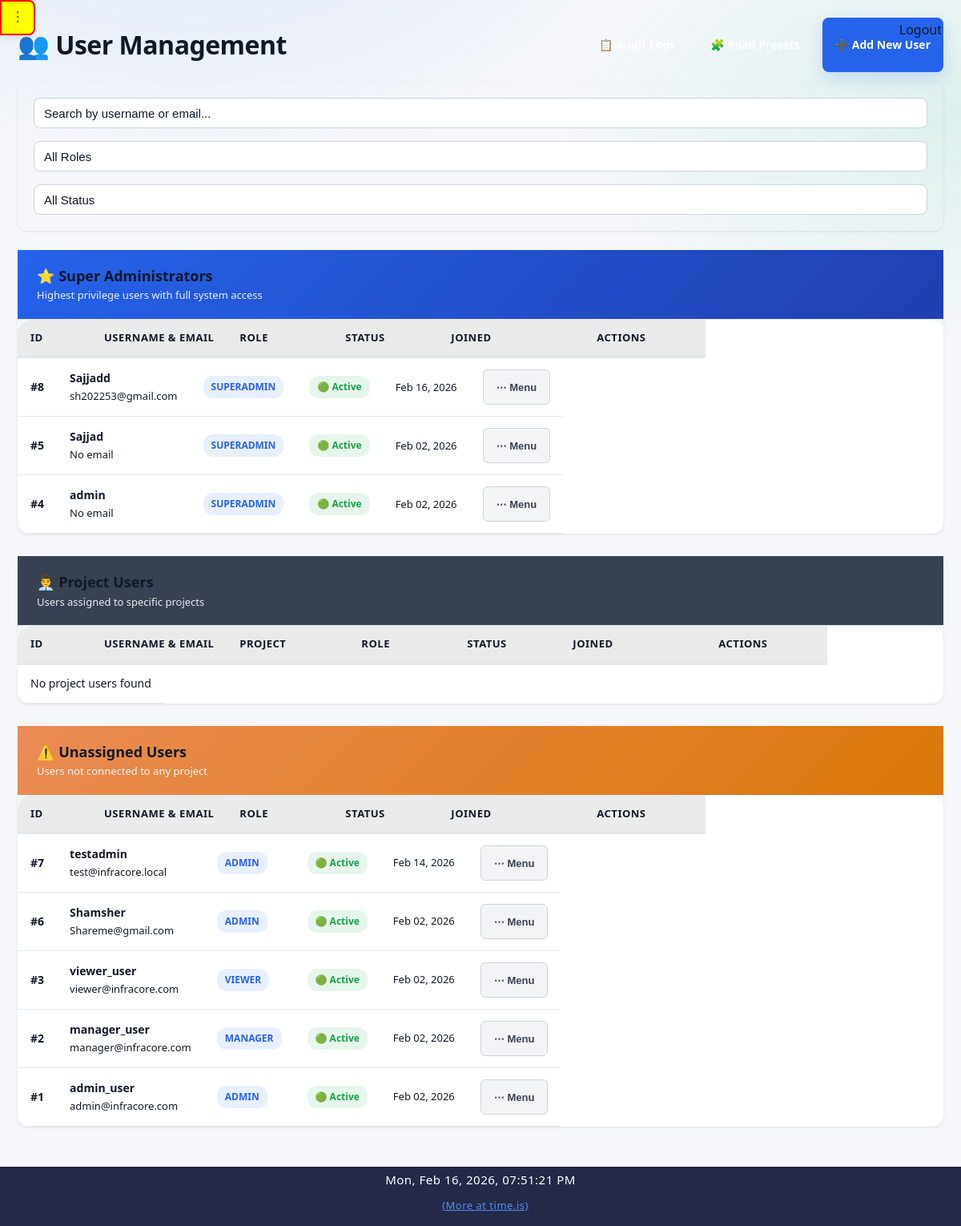
/admin/users (signed in), run on the app's committed database.
### app/models/user.py (models this page shows)
class User(Base):
    __tablename__ = "users"
    id = Column(Integer, primary_key=True, index=True)
    username = Column(String, unique=True, index=True, nullable=False)
    password_hash = Column(String, nullable=False)
    email = Column(String(255), unique=True, index=True, nullable=True)
    role = Column(String, default="user")
    is_active = Column(Boolean, default=True, nullable=False)
    created_at = Column(DateTime, default=datetime.utcnow, nullable=False)
    updated_at = Column(
        DateTime,
        default=datetime.utcnow,
        onupdate=datetime.utcnow,
        nullable=False
    )

### app/routes/admin.py (the view)
@router.get("/users", response_class=HTMLResponse)
def users_list(request: Request, db: Session = Depends(get_db)):
    admin = admin_guard(request)
    if not admin:
        return RedirectResponse("/dashboard", status_code=302)
    superadmins = (
        db.query(User)
        .filter(User.role == "superadmin")
        .order_by(User.id.desc())
        .all()
    )
    assigned_ids = {
        r[0]
        for r in (
            db.query(ProjectUser.user_id)
            .filter(ProjectUser.user_id.isnot(None))
            .distinct()
            .all()
        )
        if r and r[0] is not None
    }
    assigned_ids |= {
        r[0]
        for r in (
            db.query(Project.created_by)
            .filter(Project.created_by.isnot(None))
            .distinct()
            .all()
        )
        if r and r[0] is not None
    }
    base_users = db.query(User).filter(User.role != "superadmin")
    project_users = (
        base_users.filter(User.id.in_(assigned_ids)).order_by(User.id.desc()).all()
        if assigned_ids
        else []
    )
    unassigned_users = (
        base_users.filter(~User.id.in_(assigned_ids)).order_by(User.id.desc()).all()
        if assigned_ids
        else base_users.order_by(User.id.desc()).all()
    )
    projects = []
    if admin["role"] == "superadmin":
        all_projects = db.query(Project).order_by(Project.name.asc()).all()
        print("[DEBUG] All projects:", [(p.id, p.name) for p in all_projects])
        for project in all_projects:
            project_user_links = db.query(ProjectUser).filter(ProjectUser.project_id == project.id).all()
            users = []
            for pu in project_user_links:
                user_obj = db.query(User).filter(User.id == pu.user_id).first()
                if user_obj:
                    users.append(user_obj)
            print(f"[DEBUG] Project {project.id} ({project.name}) users:", [u.username for u in users])
            projects.append({"id": project.id, "name": project.name, "users": users})
        html = templates.get_template("admin/users_list.html").render(
            request=request,
            title="User Management",
            superadmins=superadmins,
            projects=projects,
            unassigned_users=unassigned_users,
            user=admin,
        )
    else:
        project_users_with_name = []
        for u in project_users:
            pu = db.query(ProjectUser).filter(ProjectUser.user_id == u.id).first()
            pname = db.query(Project.name).filter(Project.id == pu.project_id).scalar() if pu else ""
            u.project_name = pname
            project_users_with_name.append(u)
        html = templates.get_template("admin/users_list.html").render(
            request=request,
            title="User Management",
            superadmins=superadmins,
            project_users=project_users_with_name,
            unassigned_users=unassigned_users,
            user=admin,
        )
    return HTMLResponse(content=html)

### app/templates/admin/users_list.html (shortened to what this page needs)
{% extends "base.html" %}
{% block content %}
<div class="users-container">
    <div class="page-header">
        <h1 class="page-title">👥 User Management</h1>
        <div class="header-actions">
            <a href="/admin/logs" class="btn btn-secondary">📋 Audit Logs</a>
            <a href="/admin/presets/road" class="btn btn-secondary">🧩 Road Presets</a>
            <a href="/admin/users/new" class="btn btn-primary">➕ Add New User</a>
        </div>
    </div>
    <div class="search-filter-bar">
        <input type="text" id="searchInput" class="search-input" placeholder="Search by username or email..." />
        <select id="roleFilter" class="filter-select">
            <option value="">All Roles</option>
        </select>
        <select id="statusFilter" class="filter-select">
            <option value="">All Status</option>
        </select>
    </div>
    <div class="users-section">
        <div class="section-header">
            <h2 class="section-title">⭐ Super Administrators</h2>
            <p class="section-subtitle">Highest privilege users with full system access</p>
        </div>
        <div class="table-container">
            <table class="table" id="superAdminsTable">
                <thead>
                    <tr>
                        <th style="width: 60px;">ID</th>
                        <th style="flex: 1;">Username & Email</th>
                        <th style="width: 100px;">Role</th>
                        <th style="width: 100px;">Status</th>
                        <th style="width: 150px;">Joined</th>
                        <th style="width: 120px;">Actions</th>
                    </tr>
                </thead>
                <tbody>
                    {% if superadmins and superadmins|length > 0 %}
                        {% for u in superadmins %}
                            <tr data-user-role="{{ u.role }}" data-user-status="{% if u.is_active %}active{% else %}disabled{% endif %}">
                                <td><strong>#{{ u.id }}</strong></td>
                                <td>
                                    <div class="user-cell">
                                        <div class="user-name">{{ u.username }}</div>
                                        <div class="user-email">{{ u.email or 'No email' }}</div>
                                    </div>
                                </td>
                                <td><span class="badge badge-info">{{ u.role | upper }}</span></td>
                                <td>
                                    {% if u.is_active %}
                                        <span class="badge badge-success">🟢 Active</span>
                                    {% else %}
                                        <span class="badge badge-danger">🔴 Disabled</span>
                                    {% endif %}
                                </td>
                                <td style="font-size: 13px; color: var(--text-secondary);">
                                    {{ u.created_at.strftime('%b %d, %Y') if u.created_at else 'N/A' }}
                                </td>
                                <td>
                                    <div class="action-dropdown">
                                        <button class="action-btn">⋯ Menu</button>
                                    </div>
                                </td>
                            </tr>
                        {% endfor %}
                    {% else %}
                        <tr>
                            <td colspan="6" class="table-empty">No super administrators found</td>
                        </tr>
                    {% endif %}
                </tbody>
            </table>
        </div>
    </div>
    <div class="users-section">
        <div class="section-header secondary">
            <h2 class="section-title">👨‍💼 Project Users</h2>
            <p class="section-subtitle">Users assigned to specific projects</p>
        </div>
        <div class="table-container">
            <table class="table" id="projectUsersTable">
                <thead>
                    <tr>
                        <th style="width: 60px;">ID</th>
                        <th style="flex: 1;">Username & Email</th>
                        <th style="width: 120px;">Project</th>
                        <th style="width: 100px;">Role</th>
                        <th style="width: 100px;">Status</th>
                        <th style="width: 150px;">Joined</th>
                        <th style="width: 120px;">Actions</th>
                    </tr>
                </thead>
                <tbody>
                    {% if project_users and project_users|length > 0 %}
                        {% for u in project_users %}
                            <tr data-user-role="{{ u.role }}" data-user-status="{% if u.is_active %}active{% else %}disabled{% endif %}">
                                <td><strong>#{{ u.id }}</strong></td>
                                <td>
                                    <div class="user-cell">
                                        <div class="user-name">{{ u.username }}</div>
                                        <div class="user-email">{{ u.email or 'No email' }}</div>
                                    </div>
                                </td>
                                <td><span style="color: var(--primary); font-weight: 600;">{{ u.project_name or 'Unassigned' }}</span></td>
                                <td><span class="badge badge-info">{{ u.role | upper }}</span></td>
                                <td>
                                    {% if u.is_active %}
                                        <span class="badge badge-success">🟢 Active</span>
                                    {% else %}
                                        <span class="badge badge-danger">🔴 Disabled</span>
                                    {% endif %}
                                </td>
                                <td style="font-size: 13px; color: var(--text-secondary);">
                                    {{ u.created_at.strftime('%b %d, %Y') if u.created_at else 'N/A' }}
                                </td>
                                <td>
                                    <div class="action-dropdown">
                                        <button class="action-btn">⋯ Menu</button>
                                        <div class="action-menu">
                                            <a href="/admin/users/{{ u.id }}/edit" class="action-item">✏️ Edit Profile</a>
                                            <a href="/admin/users/{{ u.id }}/sessions" class="action-item">🕒 View Sessions</a>
                                            {% if user["id"] != u.id %}
                                                <form method="post" action="/admin/users/{{ u.id }}/toggle" style="display: contents;">
                                                    <button type="submit" class="action-item {% if u.is_active %}danger{% else %}success{% endif %}">
                                                        {% if u.is_active %}🔒 Disable Account{% else %}✅ Enable Account{% endif %}
                                                    </button>
                                                </form>
                                            {% else %}
                                                <div class="action-item" style="pointer-events: none; opacity: 0.6;">👤 Your Account</div>
                                            {% endif %}
                                        </div>
                                    </div>
                                </td>
                            </tr>
                        {% endfor %}
                    {% else %}
                        <tr>
                            <td colspan="7" class="table-empty">No project users found</td>
                        </tr>
                    {% endif %}
                </tbody>
            </table>
        </div>
    </div>
    <div class="users-section">
        <div class="section-header warning">
            <h2 class="section-title">⚠️ Unassigned Users</h2>
            <p class="section-subtitle">Users not connected to any project</p>
        </div>
        <div class="table-container">
            <table class="table" id="unassignedUsersTable">
                <thead>
                    <tr>
                        <th style="width: 60px;">ID</th>
                        <th style="flex: 1;">Username & Email</th>
                        <th style="width: 100px;">Role</th>
                        <th style="width: 100px;">Status</th>
                        <th style="width: 150px;">Joined</th>
                        <th style="width: 120px;">Actions</th>
                    </tr>
                </thead>
                <tbody>
                    {% if unassigned_users and unassigned_users|length > 0 %}
                        {% for u in unassigned_users %}
                            <tr data-user-role="{{ u.role }}" data-user-status="{% if u.is_active %}active{% else %}disabled{% endif %}">
                                <td><strong>#{{ u.id }}</strong></td>
                                <td>
                                    <div class="user-cell">
                                        <div class="user-name">{{ u.username }}</div>
                                        <div class="user-email">{{ u.email or 'No email' }}</div>
                                    </div>
                                </td>
                                <td><span class="badge badge-info">{{ u.role | upper }}</span></td>
                                <td>
                                    {% if u.is_active %}
                                        <span class="badge badge-success">🟢 Active</span>
                                    {% else %}
                                        <span class="badge badge-danger">🔴 Disabled</span>
                                    {% endif %}
                                </td>
                                <td style="font-size: 13px; color: var(--text-secondary);">
                                    {{ u.created_at.strftime('%b %d, %Y') if u.created_at else 'N/A' }}
                                </td>
                                <td>
                                    <div class="action-dropdown">
                                        <button class="action-btn">⋯ Menu</button>
                                    </div>
                                </td>
                            </tr>
                        {% endfor %}
                    {% else %}
                        <tr>
                            <td colspan="6" class="table-empty">No unassigned users found</td>
                        </tr>
                    {% endif %}
                </tbody>
            </table>
        </div>
    </div>
</div>
{% endblock %}

### data on the page
User: id "8", username "Sajjadd", email "sh202253@gmail.com", role "SUPERADMIN", is_active "🟢 Active", created_at "Feb 16, 2026"
User: id "5", username "Sajjad", email "No email", role "SUPERADMIN", is_active "🟢 Active", created_at "Feb 02, 2026"
User: id "4", username "admin", email "No email", role "SUPERADMIN", is_active "🟢 Active", created_at "Feb 02, 2026"
User: id "7", username "testadmin", email "test@infracore.local", role "ADMIN", is_active "🟢 Active", created_at "Feb 14, 2026"
User: id "6", username "Shamsher", email "Shareme@gmail.com", role "ADMIN", is_active "🟢 Active", created_at "Feb 02, 2026"
User: id "3", username "viewer_user", email "viewer@infracore.com", role "VIEWER", is_active "🟢 Active", created_at "Feb 02, 2026"
User: id "2", username "manager_user", email "manager@infracore.com", role "MANAGER", is_active "🟢 Active", created_at "Feb 02, 2026"
User: id "1", username "admin_user", email "admin@infracore.com", role "ADMIN", is_active "🟢 Active", created_at "Feb 02, 2026"
